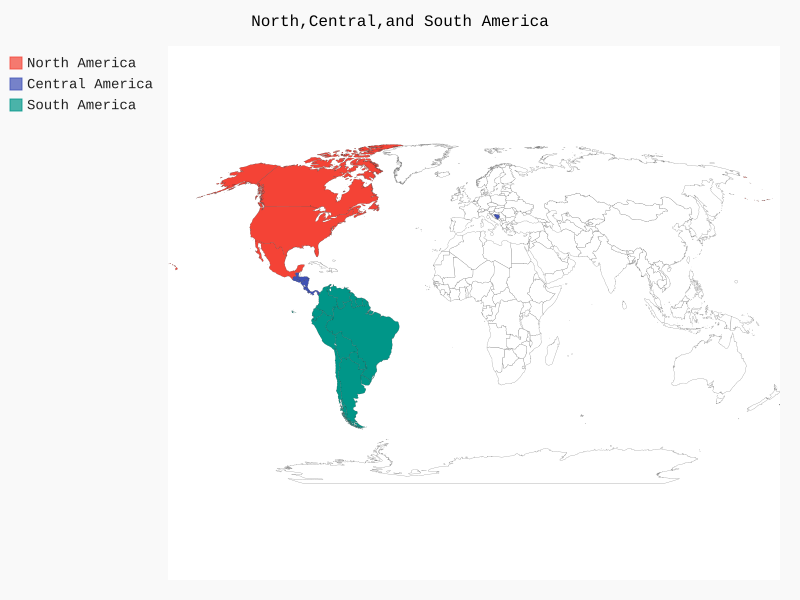

Python code for this plot:
import pygal.maps.world

wm = pygal.maps.world.World()

wm.title = 'North,Central,and South America'
wm.add('North America',['ca','mx','us'])
wm.add('Central America',['ba','cr','gt','hn','ni','pa','sv'])
wm.add('South America',['ar','bo', 'br', 'cl', 'co', 'ec', 'gf',
'gy', 'pe', 'py', 'sr', 'uy', 've'])
wm.render_to_file('americas.svg')
